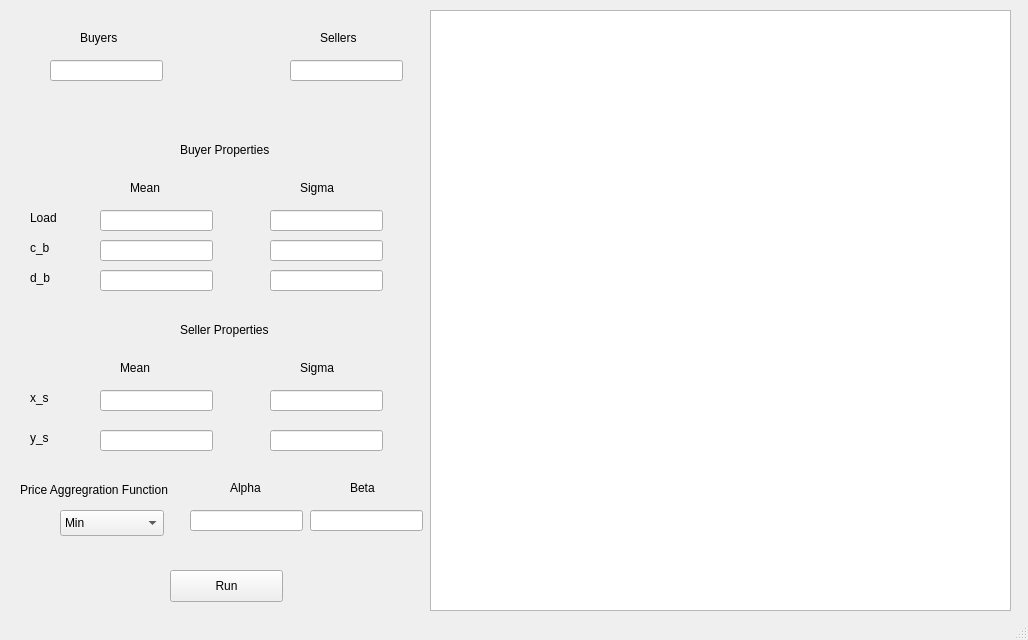
<?xml version="1.0" encoding="UTF-8"?>
<ui version="4.0">
 <class>MainWindow</class>
 <widget class="QMainWindow" name="MainWindow">
  <property name="geometry">
   <rect>
    <x>0</x>
    <y>0</y>
    <width>1028</width>
    <height>640</height>
   </rect>
  </property>
  <property name="windowTitle">
   <string>MainWindow</string>
  </property>
  <widget class="QWidget" name="centralwidget">
   <widget class="QLabel" name="label">
    <property name="geometry">
     <rect>
      <x>80</x>
      <y>30</y>
      <width>60</width>
      <height>16</height>
     </rect>
    </property>
    <property name="text">
     <string>Buyers</string>
    </property>
   </widget>
   <widget class="QLabel" name="label_2">
    <property name="geometry">
     <rect>
      <x>320</x>
      <y>30</y>
      <width>60</width>
      <height>16</height>
     </rect>
    </property>
    <property name="text">
     <string>Sellers</string>
    </property>
   </widget>
   <widget class="QLineEdit" name="n_b">
    <property name="geometry">
     <rect>
      <x>50</x>
      <y>60</y>
      <width>113</width>
      <height>21</height>
     </rect>
    </property>
   </widget>
   <widget class="QLineEdit" name="n_s">
    <property name="geometry">
     <rect>
      <x>290</x>
      <y>60</y>
      <width>113</width>
      <height>21</height>
     </rect>
    </property>
   </widget>
   <widget class="QLabel" name="label_3">
    <property name="geometry">
     <rect>
      <x>180</x>
      <y>140</y>
      <width>121</width>
      <height>20</height>
     </rect>
    </property>
    <property name="text">
     <string>Buyer Properties</string>
    </property>
   </widget>
   <widget class="QLabel" name="label_4">
    <property name="geometry">
     <rect>
      <x>30</x>
      <y>210</y>
      <width>60</width>
      <height>16</height>
     </rect>
    </property>
    <property name="text">
     <string>Load</string>
    </property>
   </widget>
   <widget class="QLabel" name="label_5">
    <property name="geometry">
     <rect>
      <x>130</x>
      <y>180</y>
      <width>60</width>
      <height>16</height>
     </rect>
    </property>
    <property name="text">
     <string>Mean</string>
    </property>
   </widget>
   <widget class="QLabel" name="label_6">
    <property name="geometry">
     <rect>
      <x>300</x>
      <y>180</y>
      <width>60</width>
      <height>16</height>
     </rect>
    </property>
    <property name="text">
     <string>Sigma</string>
    </property>
   </widget>
   <widget class="QLabel" name="label_7">
    <property name="geometry">
     <rect>
      <x>30</x>
      <y>240</y>
      <width>60</width>
      <height>16</height>
     </rect>
    </property>
    <property name="text">
     <string>c_b</string>
    </property>
   </widget>
   <widget class="QLabel" name="label_8">
    <property name="geometry">
     <rect>
      <x>30</x>
      <y>270</y>
      <width>60</width>
      <height>16</height>
     </rect>
    </property>
    <property name="text">
     <string>d_b</string>
    </property>
   </widget>
   <widget class="QLineEdit" name="load_mu">
    <property name="geometry">
     <rect>
      <x>100</x>
      <y>210</y>
      <width>113</width>
      <height>21</height>
     </rect>
    </property>
   </widget>
   <widget class="QLineEdit" name="load_sigma">
    <property name="geometry">
     <rect>
      <x>270</x>
      <y>210</y>
      <width>113</width>
      <height>21</height>
     </rect>
    </property>
   </widget>
   <widget class="QLineEdit" name="cb_mean">
    <property name="geometry">
     <rect>
      <x>100</x>
      <y>240</y>
      <width>113</width>
      <height>21</height>
     </rect>
    </property>
   </widget>
   <widget class="QLineEdit" name="cb_sigma">
    <property name="geometry">
     <rect>
      <x>270</x>
      <y>240</y>
      <width>113</width>
      <height>21</height>
     </rect>
    </property>
   </widget>
   <widget class="QLineEdit" name="db_mean">
    <property name="geometry">
     <rect>
      <x>100</x>
      <y>270</y>
      <width>113</width>
      <height>21</height>
     </rect>
    </property>
   </widget>
   <widget class="QLineEdit" name="db_sigma">
    <property name="geometry">
     <rect>
      <x>270</x>
      <y>270</y>
      <width>113</width>
      <height>21</height>
     </rect>
    </property>
   </widget>
   <widget class="QLabel" name="label_9">
    <property name="geometry">
     <rect>
      <x>180</x>
      <y>320</y>
      <width>121</width>
      <height>20</height>
     </rect>
    </property>
    <property name="text">
     <string>Seller Properties</string>
    </property>
   </widget>
   <widget class="QLabel" name="label_10">
    <property name="geometry">
     <rect>
      <x>120</x>
      <y>360</y>
      <width>60</width>
      <height>16</height>
     </rect>
    </property>
    <property name="text">
     <string>Mean</string>
    </property>
   </widget>
   <widget class="QLabel" name="label_11">
    <property name="geometry">
     <rect>
      <x>300</x>
      <y>360</y>
      <width>60</width>
      <height>16</height>
     </rect>
    </property>
    <property name="text">
     <string>Sigma</string>
    </property>
   </widget>
   <widget class="QLabel" name="label_12">
    <property name="geometry">
     <rect>
      <x>30</x>
      <y>390</y>
      <width>60</width>
      <height>16</height>
     </rect>
    </property>
    <property name="text">
     <string>x_s</string>
    </property>
   </widget>
   <widget class="QLabel" name="label_13">
    <property name="geometry">
     <rect>
      <x>30</x>
      <y>430</y>
      <width>60</width>
      <height>16</height>
     </rect>
    </property>
    <property name="text">
     <string>y_s</string>
    </property>
   </widget>
   <widget class="QLineEdit" name="xs_mean">
    <property name="geometry">
     <rect>
      <x>100</x>
      <y>390</y>
      <width>113</width>
      <height>21</height>
     </rect>
    </property>
   </widget>
   <widget class="QLineEdit" name="ys_sigma">
    <property name="geometry">
     <rect>
      <x>270</x>
      <y>430</y>
      <width>113</width>
      <height>21</height>
     </rect>
    </property>
   </widget>
   <widget class="QLineEdit" name="xs_sigma">
    <property name="geometry">
     <rect>
      <x>270</x>
      <y>390</y>
      <width>113</width>
      <height>21</height>
     </rect>
    </property>
   </widget>
   <widget class="QLineEdit" name="ys_mean">
    <property name="geometry">
     <rect>
      <x>100</x>
      <y>430</y>
      <width>113</width>
      <height>21</height>
     </rect>
    </property>
   </widget>
   <widget class="QPushButton" name="run_auc">
    <property name="geometry">
     <rect>
      <x>170</x>
      <y>570</y>
      <width>113</width>
      <height>32</height>
     </rect>
    </property>
    <property name="text">
     <string>Run</string>
    </property>
   </widget>
   <widget class="QTextEdit" name="results">
    <property name="geometry">
     <rect>
      <x>430</x>
      <y>10</y>
      <width>581</width>
      <height>601</height>
     </rect>
    </property>
   </widget>
   <widget class="QComboBox" name="price_combo">
    <property name="geometry">
     <rect>
      <x>60</x>
      <y>510</y>
      <width>104</width>
      <height>26</height>
     </rect>
    </property>
    <item>
     <property name="text">
      <string>Min</string>
     </property>
    </item>
    <item>
     <property name="text">
      <string>Max</string>
     </property>
    </item>
    <item>
     <property name="text">
      <string>Average</string>
     </property>
    </item>
    <item>
     <property name="text">
      <string>Median</string>
     </property>
    </item>
    <item>
     <property name="text">
      <string>Weighted Average by Quantity</string>
     </property>
    </item>
    <item>
     <property name="text">
      <string>75 Percentile</string>
     </property>
    </item>
    <item>
     <property name="text">
      <string>Max quantity with Max Price</string>
     </property>
    </item>
   </widget>
   <widget class="QLabel" name="label_14">
    <property name="geometry">
     <rect>
      <x>20</x>
      <y>480</y>
      <width>181</width>
      <height>20</height>
     </rect>
    </property>
    <property name="text">
     <string>Price Aggregration Function</string>
    </property>
   </widget>
   <widget class="QLabel" name="label_15">
    <property name="geometry">
     <rect>
      <x>230</x>
      <y>480</y>
      <width>60</width>
      <height>16</height>
     </rect>
    </property>
    <property name="text">
     <string>Alpha</string>
    </property>
   </widget>
   <widget class="QLineEdit" name="alpha_text">
    <property name="geometry">
     <rect>
      <x>190</x>
      <y>510</y>
      <width>113</width>
      <height>21</height>
     </rect>
    </property>
   </widget>
   <widget class="QLineEdit" name="beta_text">
    <property name="geometry">
     <rect>
      <x>310</x>
      <y>510</y>
      <width>113</width>
      <height>21</height>
     </rect>
    </property>
   </widget>
   <widget class="QLabel" name="label_16">
    <property name="geometry">
     <rect>
      <x>350</x>
      <y>480</y>
      <width>60</width>
      <height>16</height>
     </rect>
    </property>
    <property name="text">
     <string>Beta</string>
    </property>
   </widget>
  </widget>
  <widget class="QStatusBar" name="statusbar"/>
 </widget>
 <resources/>
 <connections/>
</ui>
